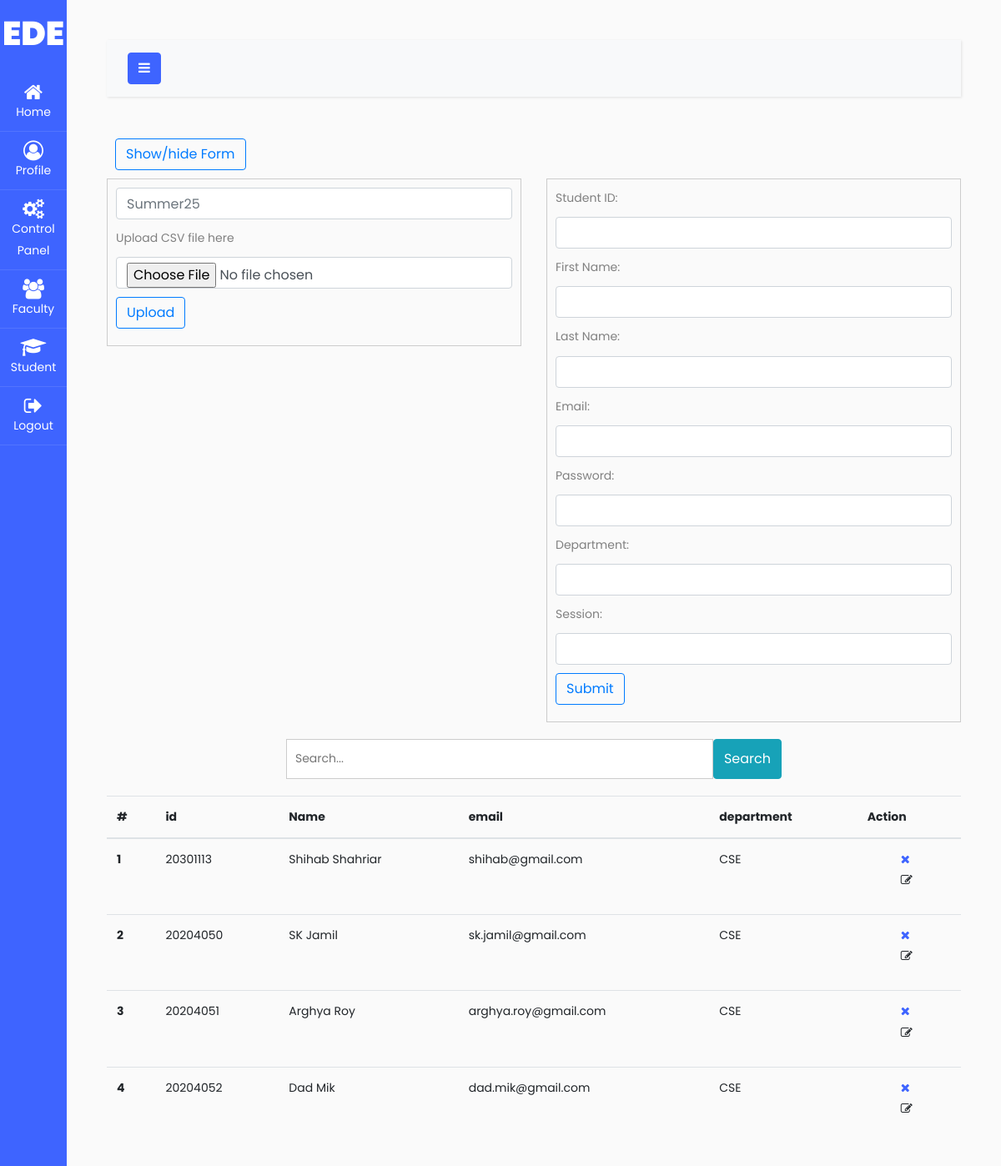
Page /student/ (signed in) on the committed database.
### users/models.py (models this page shows, shortened)
class STUDENT(models.Model):
    user = models.OneToOneField(User, on_delete=models.CASCADE)
    org = models.ForeignKey(ORG, on_delete=models.CASCADE)
    student_name = models.CharField(max_length=100, default='None')
    student_email = models.EmailField(max_length=100, default='None')
    student_phone = models.CharField(max_length=10, default='None')
    student_address = models.CharField(max_length=100, default='None')
    student_photo = models.ImageField(upload_to='student_photo/', blank=True)
    department = models.CharField(max_length=100, default='None')
    credit = models.IntegerField(default=0)
    session = models.CharField(max_length=100, default='None')
    joinin_date = models.DateField(default=datetime.date.today)

### orgAdmin/views.py (the view, shortened to what this page needs)
# urls.py: path("student/", views.student, name="student"),
@login_required(login_url='login')
def student(request):
    obj = ORG.objects.get(user=request.user)
    if request.method == "POST":
        form_no = request.POST["form"]
        if form_no == "f1":
            file = request.FILES["file"]
            session = request.POST["session"]
            file.name = str(session) + ".csv"
            enrolledStudents = EnrolledStudents.objects.create(
                session=session, student_info_file=file
            )
            enrolledStudents.save()
            df = pd.read_csv("media/student_info_files/" + str(file))
            org = ORG.objects.get(user=request.user)
            for index, row in df.iterrows():
                if User.objects.filter(username=row["student_id"]).exists():
                    continue
                user = User.objects.create(
                    username=row["student_id"], email=row["email"]
                )
                user.set_password(str(row["password"]))
                user.save()
                student = STUDENT.objects.create(
                    user=user,
                    org=org,
                    student_name=row["first_name"] + " " + row["last_name"],
                    student_email=row["email"],
                    department=row["department"],
                    session=session,
                )
                student.save()
                messages.info(request, "Students added successfully")
            try:
                os.remove("media/student_info_files/" + str(file))
            except:
                print("File not found")
            return redirect("student")
        elif form_no == "f2":
            print("Form 2")
            student_id = request.POST["student_id"]
            first_name = request.POST["first_name"]
            last_name = request.POST["last_name"]
            email = request.POST["email"]
            password = request.POST["password"]
            department = request.POST["department"]
            session = request.POST["session"]
            full_name = first_name + " " + last_name
            if User.objects.filter(username=student_id).exists():
                messages.info(request, "Student ID already exists")
                return redirect("student")
            else:
                user = User.objects.create(username=student_id, email=email)
                user.set_password(str(password))
                user.save()
                student = STUDENT.objects.create(
                    user=user,
                    org=ORG.objects.get(user=request.user),
                    student_name=full_name,
                    student_email=email,
                    department=department,
                    session=session,
                )
                student.save()
                messages.info(request, "Student added successfully")
                print("Student added successfully")
                return redirect("student")
    elif request.method == "GET":
        print("GET")
        query = request.GET.get("query")
    student = STUDENT.objects.all()
    return render(
        request,
        "./orgAdmin/student.html",
        {"students": student, "cancel": False, "obj": obj},
    )

### templates/orgAdmin/student.html (shortened to what this page needs)
{% extends "orgAdmin/navbar.html" %}
{% block content %}
<button id="showFormBtn" class="btn btn-outline-primary" style="margin: 10px;">Show/hide Form</button>
<div class="forms">
    <div class="form-separator form-container">
        <div class="form-csv">
            <form method="POST" enctype="multipart/form-data">
                <input class="form-control" type="text" name="session" placeholder="Summer25">
                <label class="form-label" for="customFile">Upload CSV file here</label>
                <input type="file" name="file" class="form-control" id="customFile" />
                <input type="submit" value="Upload" class="btn btn-outline-primary">
            </form>
        </div>
        <div class="form-csv">
            <form method="POST">
                <label for="student_id">Student ID:</label>
                <input type="text" name="student_id" id="student_id" class="form-control" required>
                <label for="first_name">First Name:</label>
                <input type="text" name="first_name" id="first_name" class="form-control" required>
                <label for="last_name">Last Name:</label>
                <input type="text" name="last_name" id="last_name" class="form-control" required>
                <label for="email">Email:</label>
                <input type="email" name="email" id="email" class="form-control" required>
                <label for="password">Password:</label>
                <input type="password" name="password" id="password" class="form-control" required>
                <label for="department">Department:</label>
                <input type="text" name="department" id="department" class="form-control" required>
                <label for="session">Session:</label>
                <input type="text" name="session" id="session" class="form-control" required>
                <input type="submit" value="Submit" class="btn btn-outline-primary">
            </form>
        </div>
    </div>
</div>
<div class="search" style="margin-top: 20px;">
    <form method="GET" style="display: flex; justify-content: center;">
        <input type="text" name="query" placeholder="Search..."
            style="width: 50%; padding: 10px; border: 1px solid #ccc;">
        <input type="submit" class="btn btn-info" value="Search">
    </form>
</div>
<div class="table" style="margin-top: 20px;">
    <table class="table">
        <thead>
            <tr>
                <th scope="col">#</th>
                <th scope="col">id</th>
                <th scope="col">Name</th>
                <th scope="col">email</th>
                <th scope="col">department</th>
                <th scope="col">Action</th>
            </tr>
        </thead>
        <tbody>
            {% for s in students%}
            <tr>
                <th scope="row">{{forloop.counter}}</th>
                <td>{{s.user}}</td>
                <td>{{s.student_name}}</td>
                <td>{{s.student_email}}</td>
                <td>{{s.department}}</td>
                <td>
                    <ul style="list-style: none;">
                        <li><a href="/delete-student/{{s.user}}/"><i class="fa fa-times"></i></a> </li>
                        <li><i class="fa fa-edit"></i> </li>
                    </ul>
                </td>
            </tr>
            {% endfor %}
        </tbody>
    </table>
</div>
{% endblock %}

### templates/orgAdmin/student.html (style rules this page uses)
.form-container { display: flex; gap: 30px; }
.form-container .form-csv { width: 50%; height: 50%; display: flex; flex-direction: column; gap: 10px; padding: 10px; border: 1px solid #ccc; }
.form-csv input, .form-csv label { margin-bottom: 10px; }

### rows in the picture
STUDENT: user "20301113", student_name "Shihab Shahriar", student_email "shihab@gmail.com", department "CSE"
STUDENT: user "20204050", student_name "SK Jamil", student_email "sk.jamil@gmail.com", department "CSE"
STUDENT: user "20204051", student_name "Arghya Roy", student_email "arghya.roy@gmail.com", department "CSE"
STUDENT: user "20204052", student_name "Dad Mik", student_email "dad.mik@gmail.com", department "CSE"
